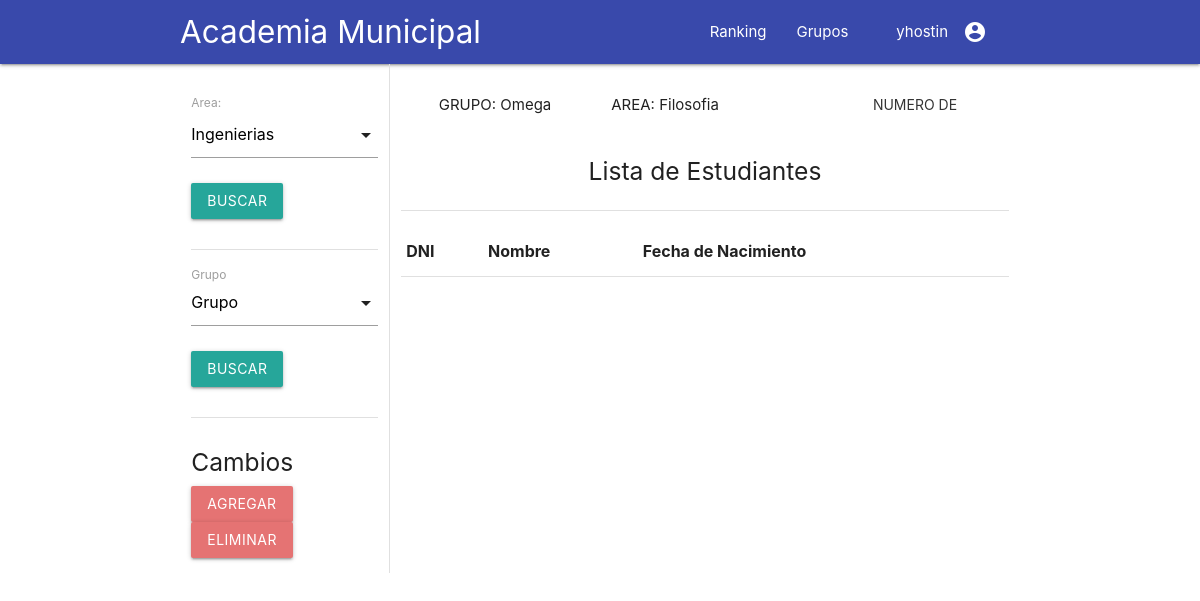
/asistencia/grupos (signed in), run on an earlier commit of the app's database.
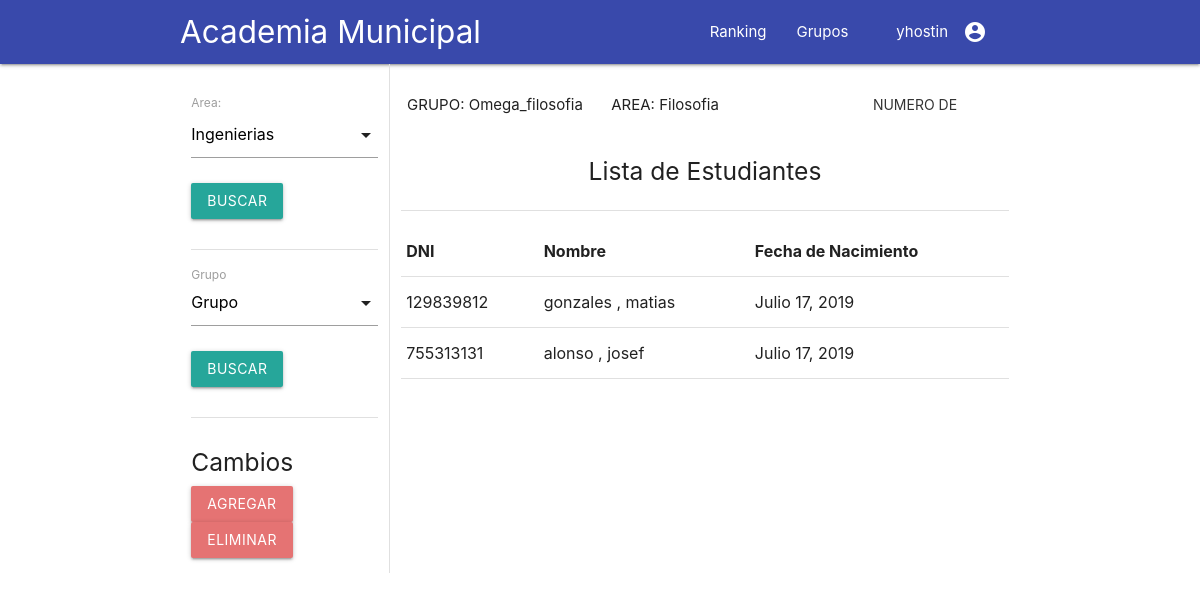
And on a later commit of the database.
### asistencia/models.py (models this page shows, shortened)
class Area(models.Model):
	area_tipo			= models.CharField(primary_key=True, max_length=100)
	def __str__(self):
		return self.area_tipo

class Grupo(models.Model):
	area 				= models.ForeignKey(Area, on_delete=models.CASCADE)
	codigo 				= models.CharField(max_length=100)
	numero_alumnos		= models.IntegerField(default=0)

class Estudiante(models.Model):
	grupo 				= models.ForeignKey(Grupo, on_delete=models.CASCADE)
	nombre 				= models.CharField(max_length=100)
	apellido 			= models.CharField(max_length=100)
	fecha_nacimiento	= models.DateField()
	dni					= models.IntegerField(primary_key=True)

### asistencia/views.py (the view, shortened to what this page needs)
def grupo(request):
		grupos_list=Grupo.objects.all()
		grupo_default=Grupo.objects.last()
		query=None
		form=AreaForm(request.GET or None)
		if form.is_valid():
			query=request.GET.get('area')
			grupos_list=Grupo.objects.filter(area=query)
		print(query)
		if 'grupo_get' in request.GET:
			query=request.GET.get('grupoid_list')
			print("grupo_get",query)
			grupo_default=Grupo.objects.get(pk=query)
		context={
			'grupos_list':grupos_list,
			'form':form,
			'grupo_default':grupo_default,
		}
		return render(request,'asistencia/grupo.html',context)

### asistencia/forms.py
class AreaForm(forms.Form):
	area= forms.ModelChoiceField(queryset = Area.objects.all(),empty_label=None,required=False)

### asistencia/templates/asistencia/grupo.html (shortened to what this page needs)
{%extends 'asistencia/index.html'%}
{% load static %}
{%block body%}
<div class="container row">
	<div class="col s3 l3 xl3 index">
		<div class="section">
			<form method="GET" >
				{{form.as_p}}
				<button class="waves-effect waves-light btn registrar" name="area_get" type="submit">Buscar</button>
			</form>
		</div>
		<div class="divider"></div>
		<div class="section">
			<form method="GET">
				<div class="input-field">
						<label>Grupo</label>
					</div>
				<button class="waves-effect waves-light btn registrar" name="grupo_get" type="submit">Buscar</button>
			</form>
		</div>
		<div class="divider"></div>
		<div class="section">
			<h5>Cambios</h5>
			<a class="btn waves-effect waves-light red lighten-2" href="{%url 'admin:asistencia_grupo_add' %}">Agregar</a>
			<a class="btn waves-effect waves-light red lighten-2" href="{%url 'admin:asistencia_grupo_changelist' %}">Eliminar</a>
		</div>
	</div>
	<div class="col s9">
		<div class="section">
			<div class="row">
				<div class="col s4 ">
					<p class="center-align">GRUPO: {{grupo_default.codigo}}</p>
				</div>
				<div class="col s4">
					<p >AREA: {{grupo_default.area}}</p>
				</div>
				<div class="col s4">
					<form method="GET">
					 <button style="margin-top: 8px" class="btn-flat tooltipped waves-effect waves-teal" data-position="bottom" data-tooltip="Ingresar Alumnos" type="submit" name="set_alumnos">
					 	Numero de Alumnos: {{grupo_default.numero_alumnos}}
				  	</button>
				    </form>
				</div>
			</div>
			<h5 class="center-align"> Lista de Estudiantes</h5>
		</div>
		<div class="divider"></div>
		<div class="section">
			<table class="highlight">
				<thead>
					<tr>
						<th>DNI</th>
						<th>Nombre</th>
						<th>Fecha de Nacimiento</th>
					</tr>
				</thead>
				<tbody>
					{%for estudiante in grupo_default.estudiante_set.all%}
					<tr>
						<td>{{estudiante.dni}}</td>
						<td>{{estudiante.apellido}} , {{estudiante.nombre}}</td>
						<td>{{estudiante.fecha_nacimiento}}</td>
					</tr>
					{%endfor%}
				</tbody>
			</table>
		</div>
	</div>
</div>
{%endblock%}

### asistencia/templates/asistencia/index.html (shortened to what this page needs)
{% load static %}
<html>
	<head>
		{% block header %}
		<link rel="stylesheet" type="text/css" href="{% static 'asistencia/css/materialize.min.css' %}">
		<link rel="stylesheet" type="text/css" href="{% static 'asistencia/style.css' %}">
		<link rel="stylesheet" href="{% static 'asistencia/icons.css' %}">
		{% endblock %}
	</head>
	<body>
		<nav>
			{% block nav %}
			<div class="nav-wrapper indigo darken-1">
				<div class="container">
				<a href="{%url 'asistencia:index'%}" class=" brand-logo">Academia Municipal</a>
				<ul class="right hide-on-med-and-down">
					<li><a href="{%url 'asistencia:ranking'%}">Ranking</a></li>
					<li><a href="{%url 'asistencia:grupo'%}">Grupos</a></li>
					<li><a href="#" data-target="slide-out" class="sidenav-trigger show-on-large"><i class="material-icons right">account_circle</i>{{user}}</a></li>
				</ul>
			</div>
		</div>
			{% endblock %}
		</nav>
		{%block body %}{% endblock%}
	</body>
</html>

### asistencia/static/asistencia/style.css (style rules this page uses)
li a { color: #6200ea ; }
.col.s3.index { border-right: 1px solid #e0e0e0; }
.waves-effect.waves-light.btn.registrar { margin-top: 10px; }

What changed in the data, as far as the page shows it:
changed Grupo "Filosofia": codigo "Omega" → "Omega_filosofia"
added Estudiante: dni "129839812", apellido "gonzales", nombre "matias", fecha_nacimiento "Julio 17, 2019"
added Estudiante: dni "755313131", apellido "alonso", nombre "josef", fecha_nacimiento "Julio 17, 2019"
